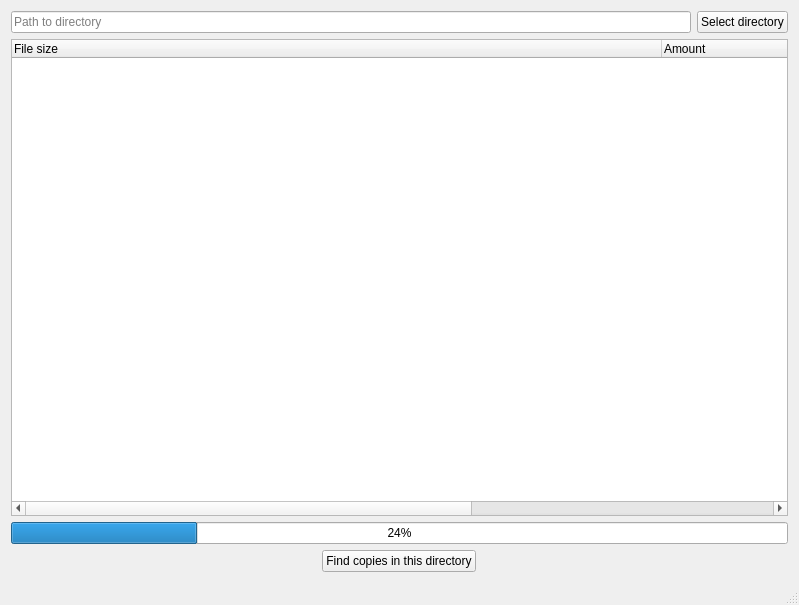
<?xml version="1.0" encoding="UTF-8"?>
<ui version="4.0">
 <class>MainWindow</class>
 <widget class="QMainWindow" name="MainWindow">
  <property name="geometry">
   <rect>
    <x>0</x>
    <y>0</y>
    <width>799</width>
    <height>605</height>
   </rect>
  </property>
  <property name="sizePolicy">
   <sizepolicy hsizetype="Preferred" vsizetype="Preferred">
    <horstretch>0</horstretch>
    <verstretch>0</verstretch>
   </sizepolicy>
  </property>
  <property name="windowTitle">
   <string>Copy Finder</string>
  </property>
  <widget class="QWidget" name="centralWidget">
   <property name="enabled">
    <bool>true</bool>
   </property>
   <property name="sizePolicy">
    <sizepolicy hsizetype="Expanding" vsizetype="Expanding">
     <horstretch>0</horstretch>
     <verstretch>0</verstretch>
    </sizepolicy>
   </property>
   <layout class="QGridLayout" name="gridLayout">
    <item row="1" column="0" colspan="2">
     <widget class="QTreeWidget" name="treeWidget">
      <property name="sizePolicy">
       <sizepolicy hsizetype="Expanding" vsizetype="Expanding">
        <horstretch>0</horstretch>
        <verstretch>0</verstretch>
       </sizepolicy>
      </property>
      <attribute name="headerDefaultSectionSize">
       <number>400</number>
      </attribute>
      <attribute name="headerMinimumSectionSize">
       <number>650</number>
      </attribute>
      <column>
       <property name="text">
        <string>File size</string>
       </property>
      </column>
      <column>
       <property name="text">
        <string>Amount</string>
       </property>
      </column>
     </widget>
    </item>
    <item row="2" column="0" colspan="2">
     <widget class="QProgressBar" name="progressBar">
      <property name="value">
       <number>24</number>
      </property>
     </widget>
    </item>
    <item row="0" column="0">
     <widget class="QLineEdit" name="directoryPath">
      <property name="placeholderText">
       <string>Path to directory</string>
      </property>
     </widget>
    </item>
    <item row="0" column="1">
     <widget class="QPushButton" name="selectDirectory">
      <property name="sizePolicy">
       <sizepolicy hsizetype="Maximum" vsizetype="Fixed">
        <horstretch>0</horstretch>
        <verstretch>0</verstretch>
       </sizepolicy>
      </property>
      <property name="text">
       <string>Select directory</string>
      </property>
     </widget>
    </item>
    <item row="4" column="0" colspan="2">
     <layout class="QHBoxLayout" name="horizontalLayout">
      <item>
       <widget class="QPushButton" name="findCopies">
        <property name="sizePolicy">
         <sizepolicy hsizetype="Fixed" vsizetype="Fixed">
          <horstretch>0</horstretch>
          <verstretch>0</verstretch>
         </sizepolicy>
        </property>
        <property name="text">
         <string>Find copies in this directory</string>
        </property>
       </widget>
      </item>
     </layout>
    </item>
   </layout>
  </widget>
  <widget class="QMenuBar" name="menuBar">
   <property name="geometry">
    <rect>
     <x>0</x>
     <y>0</y>
     <width>799</width>
     <height>30</height>
    </rect>
   </property>
  </widget>
  <widget class="QStatusBar" name="statusBar"/>
 </widget>
 <layoutdefault spacing="6" margin="11"/>
 <resources/>
 <connections/>
</ui>
